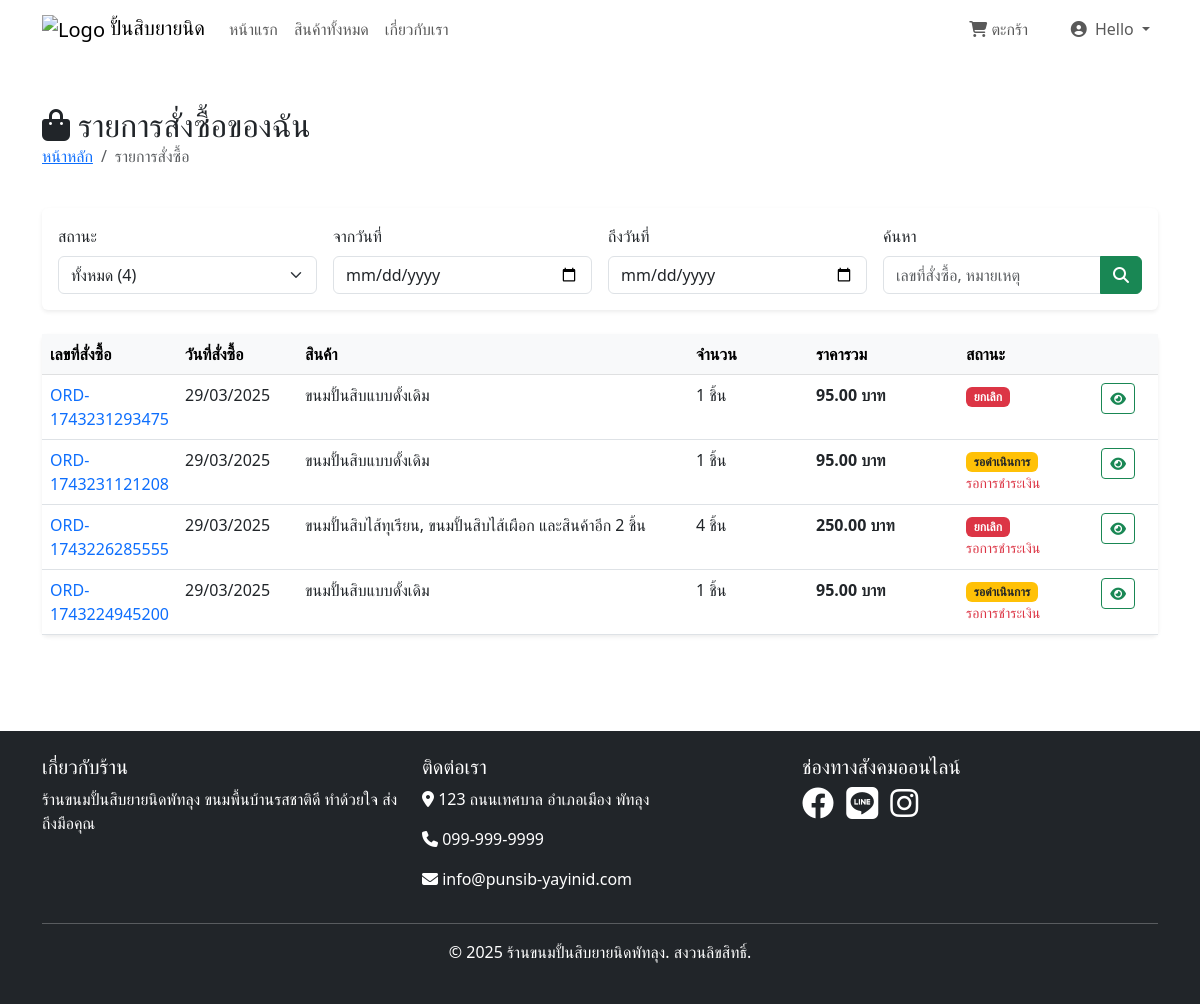
The app's page /frontend/orders.php (signed in) with its own data.
### tables this page shows
CREATE TABLE `orders` (
  `id` int(11) NOT NULL,
  `user_id` int(11) NOT NULL,
  `order_number` varchar(20) NOT NULL,
  `total_amount` decimal(10,2) NOT NULL,
  `payment_method` varchar(50) NOT NULL,
  `payment_status` enum('pending','paid','failed') DEFAULT 'pending',
  `order_status` enum('pending','processing','shipped','delivered','completed','cancelled') DEFAULT 'pending',
  `shipping_address` text NOT NULL,
  `billing_address` text DEFAULT NULL,
  `note` text DEFAULT NULL,
  `payment_slips` varchar(255) DEFAULT NULL,
  `created_at` timestamp NULL DEFAULT current_timestamp(),
  `updated_at` timestamp NULL DEFAULT current_timestamp() ON UPDATE current_timestamp()
);

### config/functions.php (called while the page is built, shortened)
<?php
function getOrderStatusText(string $status): string {
    $statuses = [
        'pending' => 'รอดำเนินการ',
        'processing' => 'กำลังดำเนินการ',
        'shipped' => 'จัดส่งแล้ว',
        'delivered' => 'ส่งถึงผู้รับแล้ว',
        'completed' => 'สำเร็จ',
        'cancelled' => 'ยกเลิก'
    ];
    return $statuses[$status] ?? $status;
}
function getOrderStatusBadgeClass(string $status): string {
    $classes = [
        'pending' => 'bg-warning text-dark',
        'processing' => 'bg-info text-white',
        'shipped' => 'bg-primary text-white',
        'delivered' => 'bg-success text-white',
        'completed' => 'bg-success text-white',
        'cancelled' => 'bg-danger text-white'
    ];
    return $classes[$status] ?? 'bg-secondary text-white';
}

### frontend/orders.php (the view, shortened to what this page needs)
<?php
require_once '../config/db.php';
require_once '../config/functions.php';
$date_from = $_GET['date_from'] ?? '';
$date_to = $_GET['date_to'] ?? '';
$search = $_GET['search'] ?? '';
$query = "
    SELECT o.*,
           COUNT(oi.id) as item_count,
           SUM(oi.total_price) as items_total
    FROM orders o
    LEFT JOIN order_items oi ON o.id = oi.order_id
    WHERE o.user_id = :user_id
";
$params = [':user_id' => $_SESSION['user_id']];
$query .= " GROUP BY o.id ORDER BY o.created_at DESC";
$stmt = $conn->prepare($query);
$stmt->execute($params);
$orders = $stmt->fetchAll(PDO::FETCH_ASSOC);
    $countStmt = $conn->prepare("
    SELECT
        SUM(CASE WHEN order_status = 'pending' THEN 1 ELSE 0 END) as pending,
        SUM(CASE WHEN order_status = 'processing' THEN 1 ELSE 0 END) as processing,
        SUM(CASE WHEN order_status = 'shipped' THEN 1 ELSE 0 END) as shipped,
        SUM(CASE WHEN order_status = 'delivered' THEN 1 ELSE 0 END) as delivered,
        SUM(CASE WHEN order_status = 'completed' THEN 1 ELSE 0 END) as completed,
        SUM(CASE WHEN order_status = 'cancelled' THEN 1 ELSE 0 END) as cancelled,
        COUNT(*) as total_orders
    FROM orders
    WHERE user_id = ?
");
$countStmt->execute([$_SESSION['user_id']]);
$orderCounts = $countStmt->fetch(PDO::FETCH_ASSOC);
include '../includes/head.php';
include '../includes/navbar.php';
?>
<div class="container py-5">
    <div class="row mb-4">
        <div class="col">
            <h2 class="mb-0">
                <i class="fas fa-shopping-bag me-2"></i>รายการสั่งซื้อของฉัน
            </h2>
            <nav aria-label="breadcrumb">
                <ol class="breadcrumb">
                    <li class="breadcrumb-item"><a href="<?= BASE_URL ?>">หน้าหลัก</a></li>
                    <li class="breadcrumb-item active" aria-current="page">รายการสั่งซื้อ</li>
                </ol>
            </nav>
        </div>
    </div>
    <div class="row mb-4">
        <div class="col">
            <div class="card border-0 shadow-sm">
                <div class="card-body">
                    <form method="get" class="row g-3">
                        <div class="col-md-3">
                            <label for="status" class="form-label">สถานะ</label>
                            <select class="form-select" id="status" name="status">
                                <option value="all">ทั้งหมด (<?= $orderCounts['total_orders'] ?>)</option>
                            </select>
                        </div>
                        <div class="col-md-3">
                            <label for="date_from" class="form-label">จากวันที่</label>
                            <input type="date" class="form-control" id="date_from" name="date_from" value="<?= htmlspecialchars($date_from) ?>">
                        </div>
                        <div class="col-md-3">
                            <label for="date_to" class="form-label">ถึงวันที่</label>
                            <input type="date" class="form-control" id="date_to" name="date_to" value="<?= htmlspecialchars($date_to) ?>">
                        </div>
                        <div class="col-md-3">
                            <label for="search" class="form-label">ค้นหา</label>
                            <div class="input-group">
                                <input type="text" class="form-control" id="search" name="search" placeholder="เลขที่สั่งซื้อ, หมายเหตุ" value="<?= htmlspecialchars($search) ?>">
                                <button class="btn btn-success" type="submit">
                                    <i class="fas fa-search"></i>
                                </button>
                            </div>
                        </div>
                    </form>
                </div>
            </div>
        </div>
    </div>
    <?php if (empty($orders)): ?>
        <div class="row">
            <div class="col">
                <div class="card border-0 shadow-sm">
                    <div class="card-body text-center py-5">
                        <i class="fas fa-shopping-bag fa-4x text-muted mb-4"></i>
                        <h4 class="mb-3">ไม่พบรายการสั่งซื้อ</h4>
                        <p class="text-muted mb-4">คุณยังไม่มีรายการสั่งซื้อในระบบ</p>
                        <a href="products.php" class="btn btn-success px-4">
                            <i class="fas fa-store me-2"></i>เลือกซื้อสินค้า
                        </a>
                    </div>
                </div>
            </div>
        </div>
    <?php else: ?>
        <div class="row">
            <div class="col">
                <div class="card border-0 shadow-sm">
                    <div class="card-body p-0">
                        <div class="table-responsive">
                            <table class="table table-hover mb-0">
                                <thead class="table-light">
                                    <tr>
                                        <th width="120">เลขที่สั่งซื้อ</th>
                                        <th width="120">วันที่สั่งซื้อ</th>
                                        <th>สินค้า</th>
                                        <th width="120">จำนวน</th>
                                        <th width="150">ราคารวม</th>
                                        <th width="120">สถานะ</th>
                                        <th width="80"></th>
                                    </tr>
                                </thead>
                                <tbody>
                                    <?php foreach ($orders as $order): ?>
                                        <tr>
                                            <td>
                                                <a href="order-detail.php?id=<?= $order['id'] ?>" class="text-decoration-none">
                                                    <?= htmlspecialchars($order['order_number']) ?>
                                                </a>
                                            </td>
                                            <td>
                                                <?= date('d/m/Y', strtotime($order['created_at'])) ?>
                                            </td>
                                            <td>
                                                <?php
                                                $itemsStmt = $conn->prepare("
                                                    SELECT p.name
                                                    FROM order_items oi
                                                    JOIN products p ON oi.product_id = p.id
                                                    WHERE oi.order_id = ?
                                                    LIMIT 2
                                                ");
                                                $itemsStmt->execute([$order['id']]);
                                                $items = $itemsStmt->fetchAll(PDO::FETCH_COLUMN);
                                                ?>
                                                <?= htmlspecialchars(implode(', ', $items)) ?>
                                                <?php if ($order['item_count'] > 2): ?>
                                                    และสินค้าอีก <?= $order['item_count'] - 2 ?> ชิ้น
                                                <?php endif; ?>
                                            </td>
                                            <td>
                                                <?= number_format($order['item_count']) ?> ชิ้น
                                            </td>
                                            <td class="fw-bold">
                                                <?= number_format($order['total_amount'], 2) ?> บาท
                                            </td>
                                            <td>
                                                <span class="badge <?= getOrderStatusBadgeClass($order['order_status']) ?>">
                                                    <?= getOrderStatusText($order['order_status']) ?>
                                                </span>
                                                <?php if ($order['payment_status'] === 'pending' && $order['payment_method'] !== 'cash'): ?>
                                                    <small class="d-block text-danger">รอการชำระเงิน</small>
                                                <?php endif; ?>
                                            </td>
                                            <td class="text-center">
                                                <a href="order-detail.php?id=<?= $order['id'] ?>" class="btn btn-sm btn-outline-success">
                                                    <i class="fas fa-eye"></i>
                                                </a>
                                            </td>
                                        </tr>
                                    <?php endforeach; ?>
                                </tbody>
                            </table>
                        </div>
                    </div>
                </div>
            </div>
        </div>
    <?php endif; ?>
</div>
<?php
include '../includes/footer.php';
?>

### records on screen
orders: order_number "ORD-1743231293475", created_at "29/03/2025", items "ขนมปั้นสิบแบบดั้งเดิม", item_count "1", total_amount "95.00", order_status "ยกเลิก"
orders: order_number "ORD-1743231121208", created_at "29/03/2025", items "ขนมปั้นสิบแบบดั้งเดิม", item_count "1", total_amount "95.00", order_status "รอดำเนินการ", payment_status "รอการชำระเงิน"
orders: order_number "ORD-1743226285555", created_at "29/03/2025", items "ขนมปั้นสิบไส้ทุเรียน, ขนมปั้นสิบไส้เผือก", item_count "2", item_count "4", total_amount "250.00", order_status "ยกเลิก", payment_status "รอการชำระเงิน"
orders: order_number "ORD-1743224945200", created_at "29/03/2025", items "ขนมปั้นสิบแบบดั้งเดิม", item_count "1", total_amount "95.00", order_status "รอดำเนินการ", payment_status "รอการชำระเงิน"

### other values on screen
$_SESSION['user_name'] "Hello"
